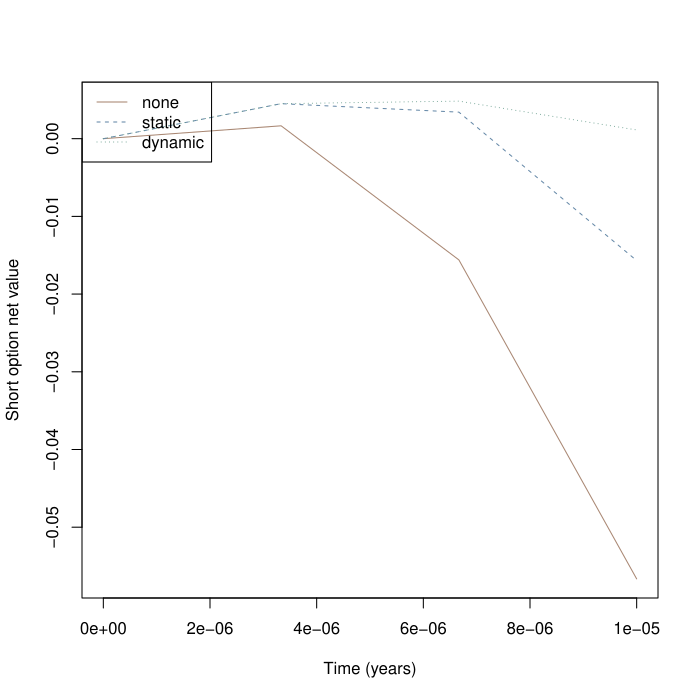

Write R code to recreate this figure.
pdf('tests/bs-round3/case-8-full.pdf')
# 一份教学欧式期权对应一单位标的；卖出一份，非真实市场预测
# [parameters] 定价与路径波动率一致；允许卖空、分数持仓，无交易成本
S0 <- 100; K <- 100; T <- 0.00001; r <- 0.05; q <- 0; sigma <- 0.2
N <- 3; interval <- 1; seed <- 2027; type <- "C"
# [validation] 与网页使用同一教学域；不截断超域价格
stopifnot(all(is.finite(c(S0,K,T,r,q,sigma,N,interval,seed))), S0>=.01, S0<=1e5, K>=.01, K<=1e5,
          T>0, T<=10, r >= -0.1, r<=.3, q>=0, q<=1, sigma>=0, sigma<=2,
          N>=1, N<=504, N==floor(N), interval>=1, interval<=504, interval==floor(interval),
          seed>=0, seed<=2147483646, seed==floor(seed), type %in% c("C","P"))
# [delta] 带连续股息的 BS 价格、Delta；到期直接使用支付函数
option <- function(S, tau) {
  if(tau==0) return(c(price=if(type=="C") max(S-K,0) else max(K-S,0), delta=NA_real_, gamma=NA_real_))
  A <- S*exp(-q*tau); D <- K*exp(-r*tau)
  if(sigma==0) {
    if(A==D) stop("Zero volatility kink: Delta is not unique")
    d <- as.numeric(A>D)
    return(c(price=if(type=="C") max(A-D,0) else max(D-A,0), delta=exp(-q*tau)*(d-if(type=="P") 1 else 0), gamma=0))
  }
  d1 <- (log(S/K)+(r-q+sigma^2/2)*tau)/(sigma*sqrt(tau)); d2 <- d1-sigma*sqrt(tau)
  price <- if(type=="C") max(0,A-D,A*pnorm(d1)-D*pnorm(d2)) else max(0,D-A,D*pnorm(-d2)-A*pnorm(-d1))
  delta <- exp(-q*tau)*(pnorm(d1)-if(type=="P") 1 else 0)
  c(price=price, delta=delta, gamma=exp(-q*tau)*dnorm(d1)/(S*sigma*sqrt(tau)))
}
# [path] Park-Miller + Box-Muller，与网页相同的可复现教学随机数
normal_draws <- function(seed, n) {
  state <- seed %% 2147483646 + 1
  uniform <- function() { state <<- (state*16807) %% 2147483647; state/2147483647 }
  vapply(seq_len(n), function(i) sqrt(-2*log(uniform()))*cos(2*pi*uniform()), numeric(1))
}
dt <- T/N
spots <- c(100.00000000000000,100.00570982805301,100.03803506465850,100.08190664605624) # 固定核对路径
stopifnot(length(spots)==N+1, spots[1]==S0, all(is.finite(spots)), all(spots>=.01 & spots<=1e5))
# [time] 期末tau严格为0；三种策略共享同一条路径与同一权利金
values <- t(vapply(0:N,function(i) option(spots[i+1], T*(N-i)/N), numeric(3)))
premium <- values[1,"price"]
run_strategy <- function(strategy) {
  # [initial] 权利金支付股票成本，余款为现金；允许负现金（借款）
  holding <- if(strategy=="none") 0 else values[1,"delta"]
  cash <- premium-holding*S0
  rows <- data.frame(i=0,t=0,tau=T,S=S0,price=premium,delta=values[1,"delta"],gamma=values[1,"gamma"],
    oldHolding=0,holding=holding,quantity=holding,cashBefore=premium,interest=0,dividend=0,
    tradeCash=-holding*S0,cash=cash,net=holding*S0+cash-premium,netDelta=holding-values[1,"delta"],rebalance=FALSE,settlement=0)
  for(i in seq_len(N)) {
    # [interest] 先按连续复利更新现金账户，负现金承担利息
    oldHolding <- holding; interest <- cash*expm1(r*dt)
    # [dividend] 左端点矩形近似，股息期末入账；空头为支出，不额外复利
    dividend <- oldHolding*q*spots[i]*dt
    cashBefore <- cash+interest+dividend
    # [trade] 仅动态策略在约定时点调仓；到期不再构造Delta
    rebalance <- strategy=="dynamic" && i<N && i %% interval==0
    if(rebalance) holding <- values[i+1,"delta"]
    quantity <- holding-oldHolding
    tradeCash <- -quantity*spots[i+1]
    cash <- cashBefore+tradeCash
    # [net] 卖方组合：股票+现金-期权负债；终点price为真实支付
    net <- holding*spots[i+1]+cash-values[i+1,"price"]
    rows <- rbind(rows,data.frame(i=i,t=i*dt,tau=T*(N-i)/N,S=spots[i+1],price=values[i+1,"price"],
      delta=values[i+1,"delta"],gamma=values[i+1,"gamma"],oldHolding=oldHolding,holding=holding,quantity=quantity,
      cashBefore=cashBefore,interest=interest,dividend=dividend,tradeCash=tradeCash,cash=cash,net=net,
      netDelta=if(i==N) NA_real_ else holding-values[i+1,"delta"],rebalance=rebalance,settlement=0))
  }
  rows
}
results <- lapply(c("none","static","dynamic"),run_strategy)
names(results) <- c("none","static","dynamic")
errors <- vapply(results,function(x) tail(x$net,1),numeric(1))
# [settle] 终点表格为清算前账户；卖出所有股票并支付期权后，现金等于净误差
settlement <- lapply(results,function(x) {
  last <- x[nrow(x),]; c(stockLiquidation=last$holding*last$S, optionPayment=-last$price,
    cashBefore=last$cash, finalCash=last$cash+last$holding*last$S-last$price, finalHolding=0)
})
print(errors, digits=12)
print(tail(results$dynamic,3), digits=10)
# [validation] 逐期对账与自融资验证
for(x in results) {
  stopifnot(abs(x$net[1])<1e-8)
  stopifnot(max(abs(x$cash-x$cashBefore-x$tradeCash))<1e-7)
  stopifnot(max(abs(x$net-(x$holding*x$S+x$cash-x$price)))<1e-7)
  stopifnot(max(abs(diff(x$cash)-x$interest[-1]-x$dividend[-1]-x$tradeCash[-1]))<1e-7)
}
# [plot] 相同路径上的三策略；单条路径误差不保证随调仓频率单调改善
matplot((0:N)*dt,do.call(cbind,lapply(results,function(x) x$net)),type="l",lty=1:3,
        col=c("#a98773","#6689a8","#659b8a"),xlab="Time (years)",ylab="Short option net value")
legend("topleft",legend=names(results),lty=1:3,col=c("#a98773","#6689a8","#659b8a"))
# RStudio实践：保持N、seed与其他参数不变，只修改interval后整段重跑。
# 比较errors和逐期账户；更频繁调仓不保证本路径误差单调下降或盈利。

for(k in names(results)) write.table(results[[k]],file=paste0('tests/bs-round3/case-8-full-',k,'.csv'),row.names=FALSE,quote=FALSE,sep=',',na='NA')
dev.off()
